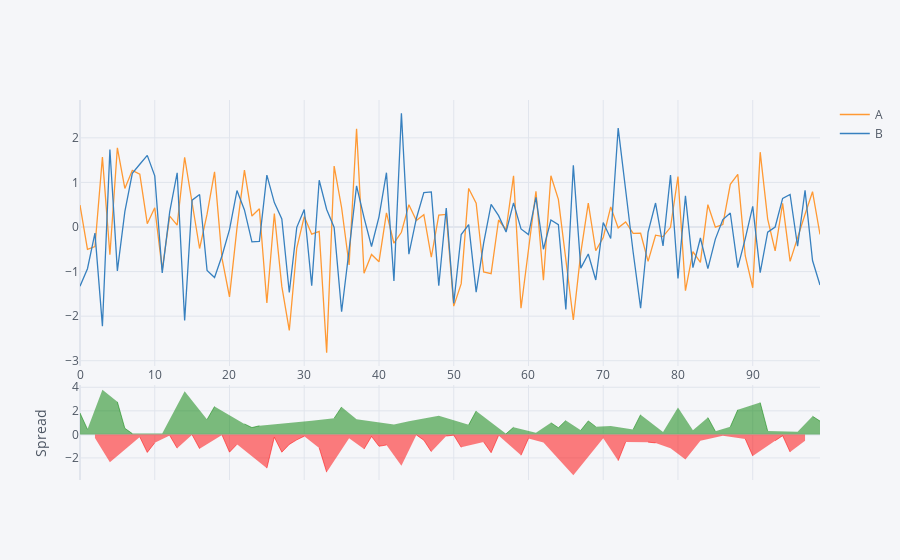

Notebook code cell kept with this figure:
### Markdown cell above
### Spread

### Code cell
df[['A','B']].iplot(kind='spread')
